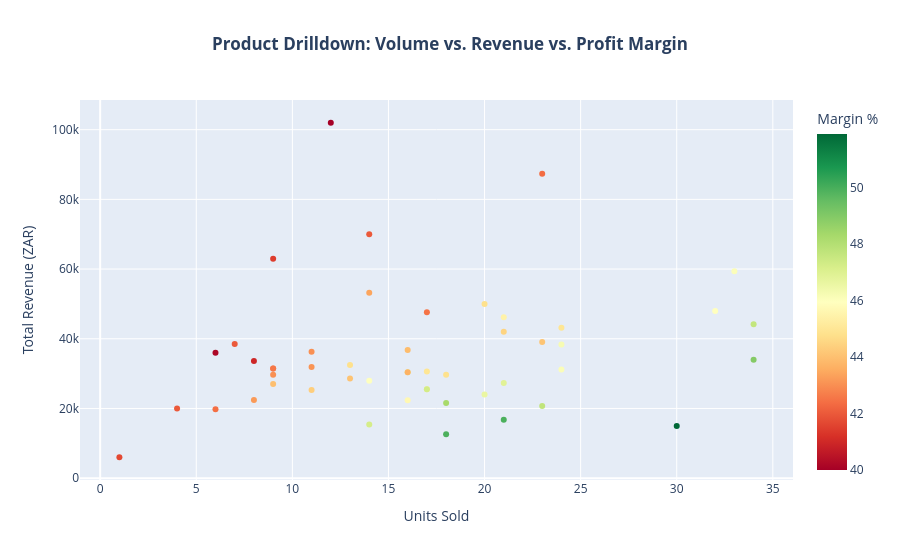

Notebook code cell kept with this figure:
### Markdown cell above
# Chart 2: <span style = "color: teal;"> Product Performance Scale </span> (Volume vs. Revenue vs. Margin %)

### Code cell
# Aggregate columns for product profiles
prod_perf = df.groupby('Product Name').agg(
    Revenue=('Revenue (ZAR)', 'sum'),
    Gross_Profit=('Gross Profit (ZAR)', 'sum'),
    Quantity_Sold=('Quantity Sold', 'sum')
).reset_index()

prod_perf['Margin %'] = (prod_perf['Gross_Profit'] / prod_perf['Revenue']) * 100

# Plot using a Red-to-Green performance spectrum
fig_products = px.scatter(
    prod_perf,
    x='Quantity_Sold',
    y='Revenue',
    color='Margin %',
    hover_name='Product Name',
    color_continuous_scale='RdYlGn', 
    title='<b>Product Drilldown: Volume vs. Revenue vs. Profit Margin</b>',
    labels={'Quantity_Sold': 'Units Sold', 'Revenue': 'Total Revenue (ZAR)'}
)

fig_products.update_layout(title_x=0.5)
fig_products.show()

### Figure 1 — Plotly figure (JSON) as saved in the notebook; plotly's stock layout.template omitted (floating-point values rounded to 4 significant figures)
{"data": [{"hovertemplate": "<b>%{hovertext}</b><br><br>Units Sold=%{x}<br>Total Revenue (ZAR)=%{y}<br>Margin %=%{marker.color}<extra></extra>", "hovertext": ["Akko 3068B Plus Black & Gold", "Anker MagSafe 3-in-1 Charger", "Anker PowerCore 26800 PD", "Anker Soundcore Q45", "Anne Pro 2", "Apple AirPods Pro 2", "Audio-Technica ATH-M50xBT2", "Bang & Olufsen Beosound A1", "Belkin MagSafe Car Vent Mount Pro", "Bose QuietComfort 45", "Bose SoundLink Flex", "Bose SoundLink Mini II SE", "Casetify Impact Case iPhone 15 Pro", "Corsair Dark Core RGB Pro SE", "Corsair K95 RGB Platinum XT", "Ducky One 3 TKL", "Endgame Gear XM1r", "Glorious Model O Wireless", "Harman Kardon Onyx Studio 8", "HyperX Alloy Origins 65", "HyperX Pulsefire Haste 2 Wireless", "JBL Charge 5", "JBL Flip 6", "JBL Tune 770NC", "Jabra Evolve2 55", "Keychron Q3 Max", "Logitech G Pro X Superlight 2", "Logitech G Pro X TKL Lightspeed", "Logitech G502 X Plus", "Logitech MX Keys S", "Marshall Emberton III", "Nomad Base One Max", "OtterBox Defender Series iPhone 15", "Peak Design Mobile Case + Wallet", "Razer Basilisk V3 X HyperSpeed", "Razer BlackWidow V3 TKL", "Razer DeathAdder V3 HyperSpeed", "Royal Kludge RK84", "Samsung 45W Super Fast Charger", "Samsung Galaxy Buds2 Pro", "Sennheiser HD 560S", "Sonos Roam 2", "Sony SRS-XB33", "Sony WH-1000XM5", "SoundCore Nova X Pro", "Spigen Rugged Armor Case", "SteelSeries Prime Wireless", "UE Wonderboom 3", "UGREEN 100W GaN Charger (4-port)", "Zowie EC2-C"], "legendgroup": "", "marker": {"color": [45.97, 46.88, 46.22, 48.29, 45.43, 41.66, 40.94, 40.16, 47.72, 41.42, 42.84, 42.35, 49.94, 44.47, 41.99, 43.01, 46.11, 45.3, 41.99, 46.08, 46.62, 44.07, 44.97, 46.81, 39.99, 43.41, 43.65, 43.19, 43.89, 43.98, 43.08, 42.48, 48.95, 47.65, 44.82, 44.78, 45.68, 47.3, 49.93, 42.56, 43.01, 42.41, 44.32, 41.99, 44.78, 51.9, 44.97, 45.96, 47.22, 44.08], "coloraxis": "coloraxis", "symbol": "circle"}, "mode": "markers", "name": "", "orientation": "v", "showlegend": false, "type": "scatter", "x": [14, 21, 24, 18, 21, 1, 8, 6, 23, 9, 9, 23, 21, 21, 14, 11, 24, 17, 4, 33, 20, 13, 24, 16, 12, 14, 16, 8, 16, 9, 11, 17, 34, 34, 18, 20, 16, 17, 18, 9, 9, 6, 11, 7, 13, 30, 17, 32, 14, 23], "xaxis": "x", "y": [27986, 27279, 38376, 21582, 46179, 5999, 33592, 35994, 20677, 62991, 31491, 87377, 16779, 41979, 69986, 36289, 31176, 25483, 19996, 59367, 23980, 28587, 43176, 30384, 101988, 53186, 30384, 22392, 36784, 26991, 31889, 47583, 33966, 44166, 29682, 49980, 22384, 25483, 12582, 31491, 29691, 19794, 25289, 38493, 32487, 14970, 30583, 47968, 15386, 39077], "yaxis": "y"}], "layout": {"coloraxis": {"colorbar": {"title": {"text": "Margin %"}}, "colorscale": [[0, "rgb(165,0,38)"], [0.1, "rgb(215,48,39)"], [0.2, "rgb(244,109,67)"], [0.3, "rgb(253,174,97)"], [0.4, "rgb(254,224,139)"], [0.5, "rgb(255,255,191)"], [0.6, "rgb(217,239,139)"], [0.7, "rgb(166,217,106)"], [0.8, "rgb(102,189,99)"], [0.9, "rgb(26,152,80)"], [1, "rgb(0,104,55)"]]}, "legend": {"tracegroupgap": 0}, "title": {"text": "<b>Product Drilldown: Volume vs. Revenue vs. Profit Margin</b>", "x": 0.5}, "xaxis": {"anchor": "y", "domain": [0, 1], "title": {"text": "Units Sold"}}, "yaxis": {"anchor": "x", "domain": [0, 1], "title": {"text": "Total Revenue (ZAR)"}}}}
